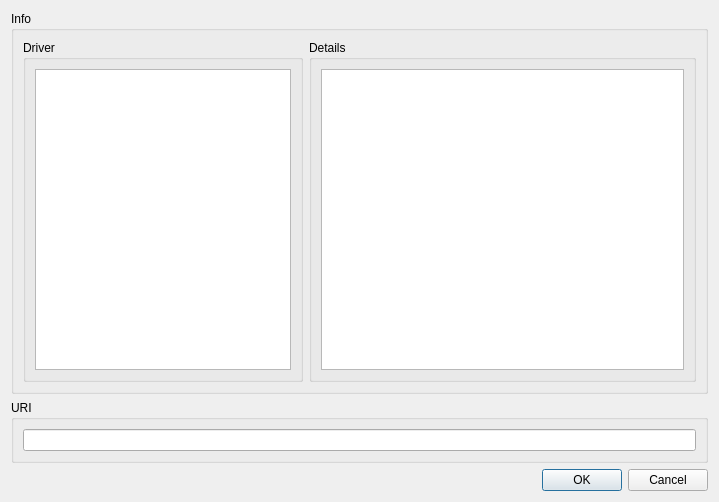
<?xml version="1.0" encoding="UTF-8"?>
<ui version="4.0">
 <class>Form_NewConnectionFromURI</class>
 <widget class="QDialog" name="Form_NewConnectionFromURI">
  <property name="geometry">
   <rect>
    <x>0</x>
    <y>0</y>
    <width>719</width>
    <height>502</height>
   </rect>
  </property>
  <property name="windowTitle">
   <string>New Connection From URI</string>
  </property>
  <layout class="QVBoxLayout" name="verticalLayout">
   <item>
    <widget class="QGroupBox" name="groupBox_2">
     <property name="title">
      <string>Info</string>
     </property>
     <layout class="QHBoxLayout" name="horizontalLayout_2">
      <item>
       <widget class="QGroupBox" name="groupBox">
        <property name="title">
         <string>Driver</string>
        </property>
        <layout class="QVBoxLayout" name="verticalLayout_2">
         <item>
          <widget class="QListWidget" name="DriverList_listWidget">
           <property name="sizePolicy">
            <sizepolicy hsizetype="Maximum" vsizetype="Expanding">
             <horstretch>0</horstretch>
             <verstretch>0</verstretch>
            </sizepolicy>
           </property>
           <property name="editTriggers">
            <set>QAbstractItemView::NoEditTriggers</set>
           </property>
           <property name="selectionBehavior">
            <enum>QAbstractItemView::SelectRows</enum>
           </property>
           <property name="sortingEnabled">
            <bool>true</bool>
           </property>
          </widget>
         </item>
        </layout>
       </widget>
      </item>
      <item>
       <widget class="QGroupBox" name="groupBox_4">
        <property name="title">
         <string>Details</string>
        </property>
        <layout class="QVBoxLayout" name="verticalLayout_3">
         <item>
          <widget class="QTextEdit" name="Details_textEdit">
           <property name="tabChangesFocus">
            <bool>true</bool>
           </property>
           <property name="readOnly">
            <bool>true</bool>
           </property>
          </widget>
         </item>
        </layout>
       </widget>
      </item>
     </layout>
    </widget>
   </item>
   <item>
    <widget class="QGroupBox" name="groupBox_3">
     <property name="title">
      <string>URI</string>
     </property>
     <layout class="QHBoxLayout" name="horizontalLayout">
      <item>
       <widget class="QLineEdit" name="URI_lineEdit"/>
      </item>
     </layout>
    </widget>
   </item>
   <item>
    <widget class="QDialogButtonBox" name="buttonBox">
     <property name="orientation">
      <enum>Qt::Horizontal</enum>
     </property>
     <property name="standardButtons">
      <set>QDialogButtonBox::Cancel|QDialogButtonBox::Ok</set>
     </property>
    </widget>
   </item>
  </layout>
 </widget>
 <resources/>
 <connections>
  <connection>
   <sender>buttonBox</sender>
   <signal>accepted()</signal>
   <receiver>Form_NewConnectionFromURI</receiver>
   <slot>accept()</slot>
   <hints>
    <hint type="sourcelabel">
     <x>248</x>
     <y>254</y>
    </hint>
    <hint type="destinationlabel">
     <x>157</x>
     <y>274</y>
    </hint>
   </hints>
  </connection>
  <connection>
   <sender>buttonBox</sender>
   <signal>rejected()</signal>
   <receiver>Form_NewConnectionFromURI</receiver>
   <slot>reject()</slot>
   <hints>
    <hint type="sourcelabel">
     <x>316</x>
     <y>260</y>
    </hint>
    <hint type="destinationlabel">
     <x>286</x>
     <y>274</y>
    </hint>
   </hints>
  </connection>
 </connections>
</ui>
